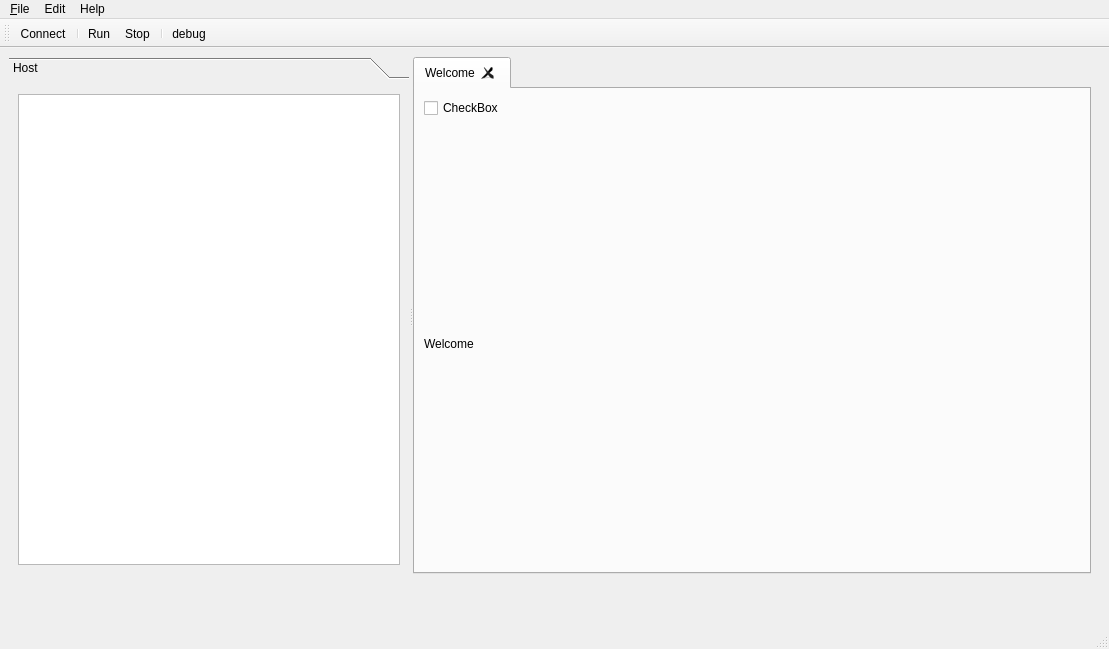
<?xml version="1.0" encoding="UTF-8"?>
<ui version="4.0">
 <class>MainWindow</class>
 <widget class="QMainWindow" name="MainWindow">
  <property name="enabled">
   <bool>true</bool>
  </property>
  <property name="geometry">
   <rect>
    <x>0</x>
    <y>0</y>
    <width>1109</width>
    <height>649</height>
   </rect>
  </property>
  <property name="windowTitle">
   <string>ElaticSearch Client</string>
  </property>
  <widget class="QWidget" name="centralwidget">
   <property name="sizePolicy">
    <sizepolicy hsizetype="Maximum" vsizetype="Maximum">
     <horstretch>0</horstretch>
     <verstretch>0</verstretch>
    </sizepolicy>
   </property>
   <property name="maximumSize">
    <size>
     <width>1100</width>
     <height>535</height>
    </size>
   </property>
   <property name="cursor">
    <cursorShape>ArrowCursor</cursorShape>
   </property>
   <layout class="QVBoxLayout" name="verticalLayout_2">
    <item>
     <widget class="QSplitter" name="splitter">
      <property name="orientation">
       <enum>Qt::Horizontal</enum>
      </property>
      <widget class="QToolBox" name="dbList">
       <property name="minimumSize">
        <size>
         <width>50</width>
         <height>513</height>
        </size>
       </property>
       <property name="maximumSize">
        <size>
         <width>400</width>
         <height>16777215</height>
        </size>
       </property>
       <property name="currentIndex">
        <number>0</number>
       </property>
       <widget class="QWidget" name="dbWidget">
        <property name="geometry">
         <rect>
          <x>0</x>
          <y>0</y>
          <width>400</width>
          <height>497</height>
         </rect>
        </property>
        <attribute name="label">
         <string>Host</string>
        </attribute>
        <layout class="QVBoxLayout" name="verticalLayout_3">
         <item>
          <widget class="QListWidget" name="dbListWidget"/>
         </item>
        </layout>
       </widget>
      </widget>
      <widget class="QTabWidget" name="tabWidget">
       <property name="currentIndex">
        <number>0</number>
       </property>
       <property name="tabsClosable">
        <bool>true</bool>
       </property>
       <property name="movable">
        <bool>true</bool>
       </property>
       <property name="tabBarAutoHide">
        <bool>false</bool>
       </property>
       <widget class="QWidget" name="welcome_tab">
        <property name="layoutDirection">
         <enum>Qt::LeftToRight</enum>
        </property>
        <attribute name="title">
         <string>Welcome</string>
        </attribute>
        <layout class="QVBoxLayout" name="verticalLayout_8">
         <item>
          <widget class="QCheckBox" name="checkBox">
           <property name="text">
            <string>CheckBox</string>
           </property>
          </widget>
         </item>
         <item>
          <widget class="QLabel" name="label">
           <property name="text">
            <string>Welcome</string>
           </property>
          </widget>
         </item>
        </layout>
       </widget>
      </widget>
     </widget>
    </item>
   </layout>
  </widget>
  <widget class="QMenuBar" name="menubar">
   <property name="geometry">
    <rect>
     <x>0</x>
     <y>0</y>
     <width>1109</width>
     <height>20</height>
    </rect>
   </property>
   <widget class="QMenu" name="menuFile">
    <property name="title">
     <string>&amp;File</string>
    </property>
    <addaction name="actionConnect"/>
    <addaction name="separator"/>
    <addaction name="actionExit"/>
   </widget>
   <widget class="QMenu" name="menuEdit">
    <property name="title">
     <string>Edit</string>
    </property>
   </widget>
   <widget class="QMenu" name="menuHelp">
    <property name="title">
     <string>Help</string>
    </property>
   </widget>
   <addaction name="menuFile"/>
   <addaction name="menuEdit"/>
   <addaction name="menuHelp"/>
  </widget>
  <widget class="QStatusBar" name="statusbar"/>
  <widget class="QToolBar" name="toolBar">
   <property name="windowTitle">
    <string>toolBar</string>
   </property>
   <attribute name="toolBarArea">
    <enum>TopToolBarArea</enum>
   </attribute>
   <attribute name="toolBarBreak">
    <bool>false</bool>
   </attribute>
   <addaction name="actionConnect"/>
   <addaction name="separator"/>
   <addaction name="actionRun"/>
   <addaction name="actionStop"/>
   <addaction name="separator"/>
   <addaction name="actiondebug"/>
  </widget>
  <action name="actionConnect">
   <property name="icon">
    <iconset resource="icon_rc.qrc">
     <normaloff>:/resources/icon/computer_link.png</normaloff>:/resources/icon/computer_link.png</iconset>
   </property>
   <property name="text">
    <string>&amp;Connect...</string>
   </property>
  </action>
  <action name="actionExit">
   <property name="text">
    <string>E&amp;xit</string>
   </property>
  </action>
  <action name="actionRun">
   <property name="icon">
    <iconset resource="icon_rc.qrc">
     <normaloff>:/resources/icon/bullet_go.png</normaloff>:/resources/icon/bullet_go.png</iconset>
   </property>
   <property name="text">
    <string>Run</string>
   </property>
  </action>
  <action name="actionStop">
   <property name="icon">
    <iconset resource="icon_rc.qrc">
     <normaloff>:/resources/icon/stop.png</normaloff>:/resources/icon/stop.png</iconset>
   </property>
   <property name="text">
    <string>Stop</string>
   </property>
  </action>
  <action name="actiondebug">
   <property name="icon">
    <iconset resource="icon_rc.qrc">
     <normaloff>:/resources/icon/rainbow.png</normaloff>:/resources/icon/rainbow.png</iconset>
   </property>
   <property name="text">
    <string>debug</string>
   </property>
  </action>
 </widget>
 <resources>
  <include location="icon_rc.qrc"/>
 </resources>
 <connections/>
</ui>
